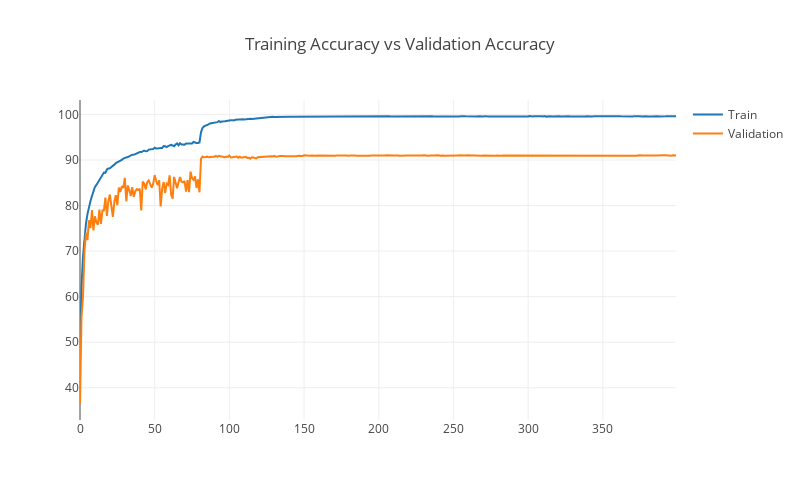

This figure's notebook cell:
### Code cell
title = "Training Accuracy vs Validation Accuracy"
fig_name = name + "_acc.html"

trace1 = go.Scatter(
    x = epoch,
    y = acc,
    mode = 'lines',
    name = 'Train'
)

trace2 = go.Scatter(
    x = epoch,
    y = val_acc,
    mode = 'lines',
    name = 'Validation'
)

layout = go.Layout(
    width=800,
    height=500,
    title= title
)
data = [trace1, trace2]
fig1 = go.Figure(data=data, layout=layout)
plotly.offline.iplot(fig1)

### Figure 1 — Plotly figure (JSON) as saved in the notebook; plotly's stock layout.template omitted (floating-point values rounded to 4 significant figures; data arrays with more than 128 entries replaced by an {"elided": "..."} marker saying what was removed)
{"data": [{"mode": "lines", "name": "Train", "type": "scatter", "uid": "48b0e524-fc98-11e8-a73c-001a7dda7111", "x": {"elided": "400 int values"}, "y": {"elided": "400 float values"}}, {"mode": "lines", "name": "Validation", "type": "scatter", "uid": "48b0f886-fc98-11e8-a426-001a7dda7111", "x": {"elided": "400 int values"}, "y": {"elided": "400 float values"}}], "layout": {"height": 500, "title": "Training Accuracy vs Validation Accuracy", "width": 800}}
